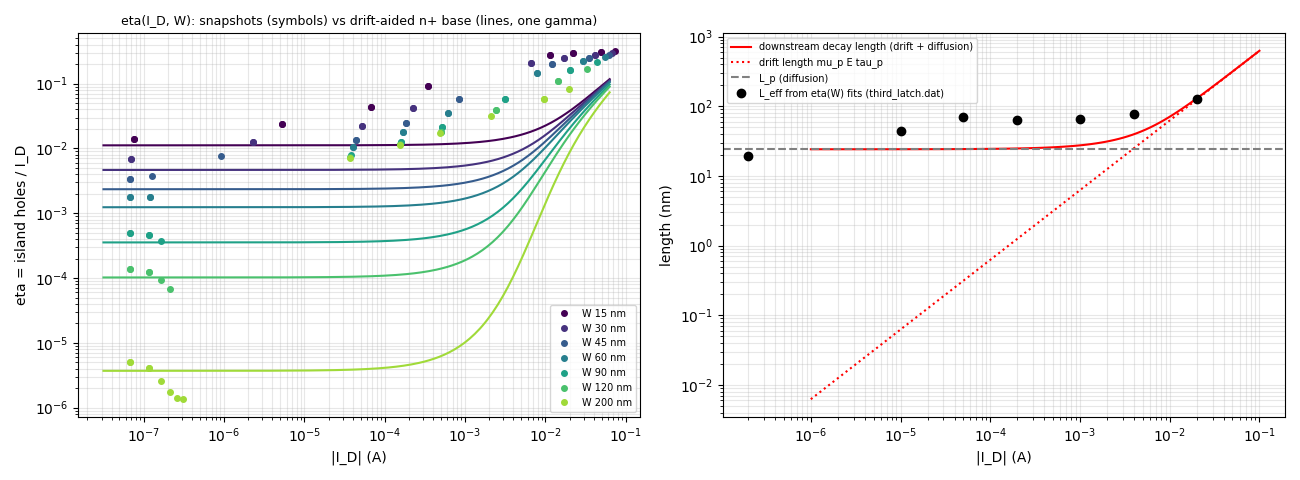

The script that saved this image:
#!/usr/bin/env python3
"""Island hole transport with the drain current's ohmic field (drift-aided n+ base), against the snapshot eta(I_D, W).
Holes injected at the right island edge (p(0) = p0, set by the right body-island junction, p0 ~ I_D), collected at the left edge
(p(W) = 0). In the island the electron current I_D sets E = J/sigma, J = I_D/(W_dev t_si), sigma = q N_D mu_n, which drifts holes
toward the left body.  L_p^2 p'' - L_E p' - p = 0,  L_p = sqrt(D_p tau_p),  L_E = mu_p E tau_p.
eta = gamma * J_p(W) / (q D_p p0 / L_p)  ->  gamma / sinh(W/L_p) at E = 0.   mu_n, mu_p at 1e20 (ATLAS conmob table), tau_p consrh.
Output: eta_drift.dat, eta_drift.png"""
import os, numpy as np, matplotlib
matplotlib.use('Agg'); import matplotlib.pyplot as plt
H = os.path.dirname(os.path.abspath(__file__)); R = os.path.join(H, '..')
VT, Q = 0.02585, 1.602e-19
ND, NSRH, MUN, MUP = 1e20, 5e16, 90.0, 45.0
WDEV, TSI = 0.5e-4, 50e-7                                  # cm


def eta_phys(ID, W_nm, tau_isl, gamma):
    taup = tau_isl / (1 + ND / NSRH); Lp = np.sqrt(VT * MUP * taup)                     # cm
    E = np.asarray(ID) / (WDEV * TSI) / (Q * ND * MUN); LE = MUP * E * taup; W = W_nm * 1e-7
    r = np.sqrt(LE ** 2 + 4 * Lp ** 2); s1, s2 = (LE + r) / (2 * Lp ** 2), (LE - r) / (2 * Lp ** 2)   # s1 > 0 > s2
    # p = A e^{s1 x} + B e^{s2 x}, p(0) = 1, p(W) = 0  (written to avoid overflow: e^{s1 W} large)
    d = 1 - np.exp((s2 - s1) * W)                                                        # A = -e^{(s2-s1)W}/d, B = 1/d
    dpW = (-np.exp((s2 - s1) * W) * s1 * np.exp(s1 * W) + s2 * np.exp(s2 * W)) / d       # p'(W)
    return gamma * (-Lp ** 2 * dpW) / Lp


B = [l.split() for l in open(os.path.join(R, '1103_model', 'balance.dat')) if not l.startswith('#')]
pts = [(int(r[1]), float(r[13]), float(r[16]), r[4], float(r[8])) for r in B if r[0] == 'width' and float(r[13]) > 1e-8 and float(r[16]) > 0]
# gamma: state II of ISLW120 (W 120 nm, left off), as in stl_model.py
g120 = np.exp(np.mean([np.log(e) for w, ID, e, dr, IL in pts if w == 120 and dr == 'up' and IL < 1e-7]))
GAMMA = g120 / eta_phys(1.5e-7, 120, 1e-8, 1.0)
out = ['# eta_drift.py: gamma %.4f (from ISLW120 state II); L_p %.1f nm' % (GAMMA, 1e7 * np.sqrt(VT * MUP * 1e-8 / (1 + ND / NSRH))),
       '# W_nm  I_D(A)  eta snapshot  eta model (drift+diffusion)  eta model (diffusion only)  ratio']
fig, ax = plt.subplots(1, 2, figsize=(13, 4.8)); cm = plt.get_cmap('viridis'); WS = sorted({p[0] for p in pts})
for i, w in enumerate(WS):
    P = sorted([(ID, e) for ww, ID, e, dr, IL in pts if ww == w]); x = np.array([p[0] for p in P]); y = np.array([p[1] for p in P])
    ax[0].loglog(x, y, 'o', color=cm(i / len(WS)), ms=4, label=f'W {w} nm')
    II = np.logspace(-7.5, -1.2, 200); ax[0].loglog(II, eta_phys(II, w, 1e-8, GAMMA), '-', color=cm(i / len(WS)))
    for ID, e in zip(x, y):
        m = eta_phys(ID, w, 1e-8, GAMMA); m0 = eta_phys(1e-12, w, 1e-8, GAMMA)
        out.append('%4d %9.2e %9.2e %9.2e %9.2e %6.2f' % (w, ID, e, m, m0, e / m))
ax[0].set_xlabel('|I_D| (A)'); ax[0].set_ylabel('eta = island holes / I_D'); ax[0].legend(fontsize=7); ax[0].grid(alpha=.3, which='both')
ax[0].set_title('eta(I_D, W): snapshots (symbols) vs drift-aided n+ base (lines, one gamma)', fontsize=9)
II = np.logspace(-6, -1, 100); E = II / (WDEV * TSI) / (Q * ND * MUN); taup = 1e-8 / (1 + ND / NSRH); Lp = np.sqrt(VT * MUP * taup)
LE = MUP * E * taup; Lplus = 2 * Lp ** 2 / (np.sqrt(LE ** 2 + 4 * Lp ** 2) - LE)
ax[1].loglog(II, Lplus * 1e7, 'r-', label='downstream decay length (drift + diffusion)'); ax[1].loglog(II, LE * 1e7, 'r:', label='drift length mu_p E tau_p')
ax[1].axhline(Lp * 1e7, color='gray', ls='--', label='L_p (diffusion)')
lef = [(2e-7, 19), (1e-5, 44), (5e-5, 70), (2e-4, 64), (1e-3, 65), (4e-3, 78), (2e-2, 127)]
ax[1].loglog(*zip(*lef), 'ko', label='L_eff from eta(W) fits (third_latch.dat)')
ax[1].set_xlabel('|I_D| (A)'); ax[1].set_ylabel('length (nm)'); ax[1].legend(fontsize=7); ax[1].grid(alpha=.3, which='both')
fig.tight_layout(); fig.savefig(os.path.join(H, 'eta_drift.png'), dpi=100)
open(os.path.join(H, 'eta_drift.dat'), 'w').write('\n'.join(out) + '\n'); print('\n'.join(out[:2])); print('\n'.join(l for l in out[2:] if float(l.split()[1]) > 1e-4 or l.split()[0] in ('30',)))
